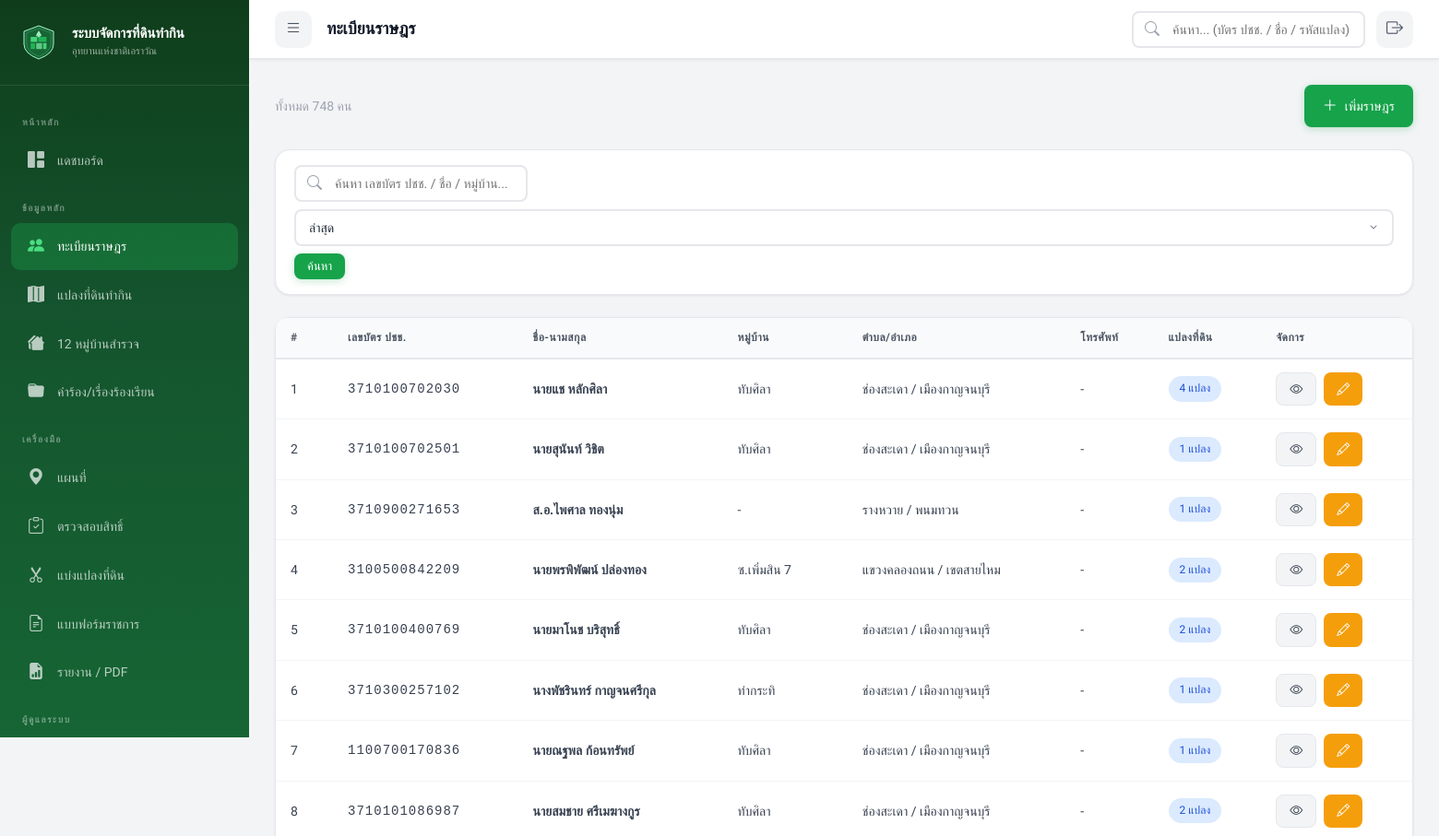
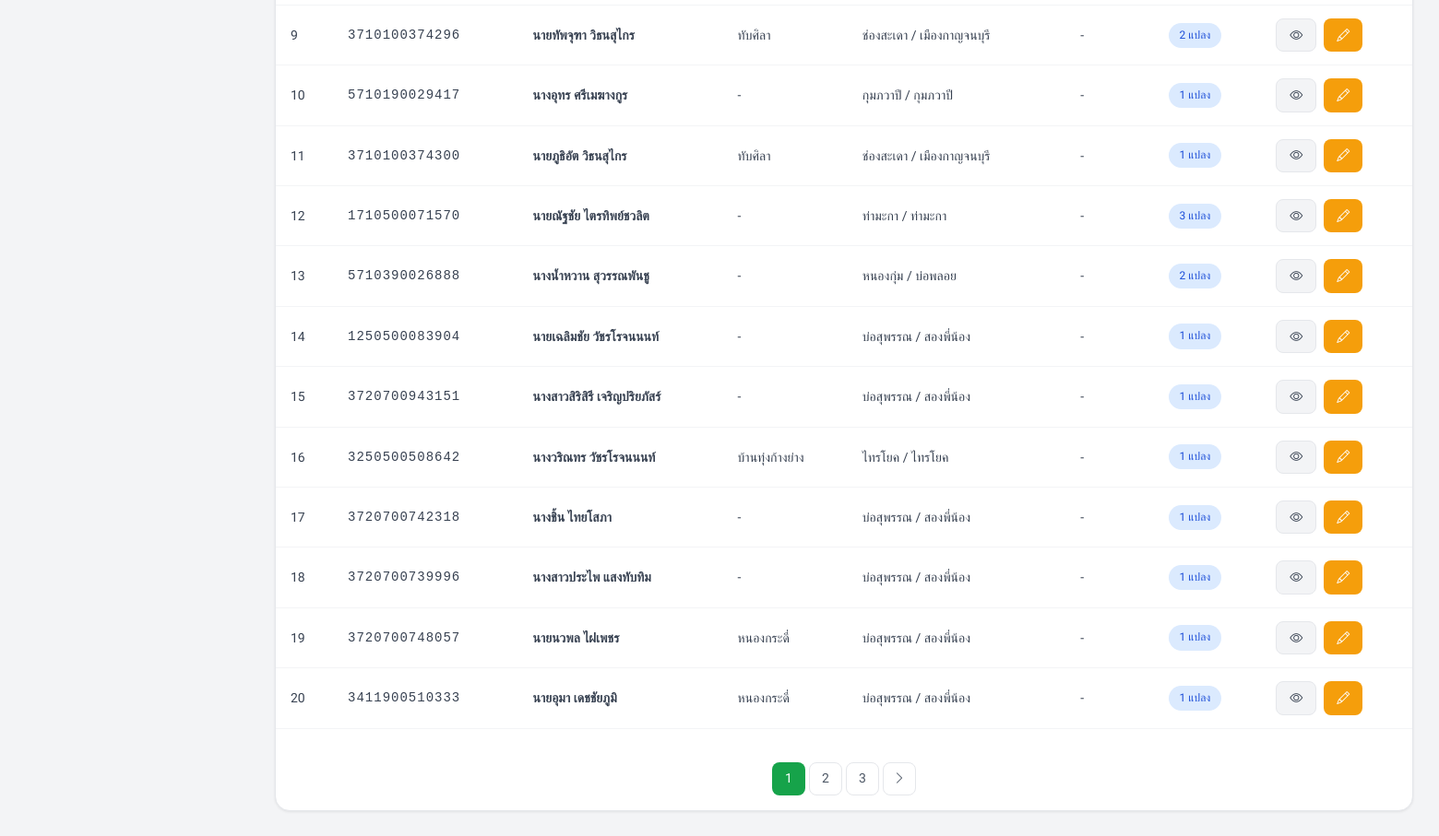
/index.php?page=villagers (signed in), run on an earlier commit of the app's database (2 pictures, top to bottom).
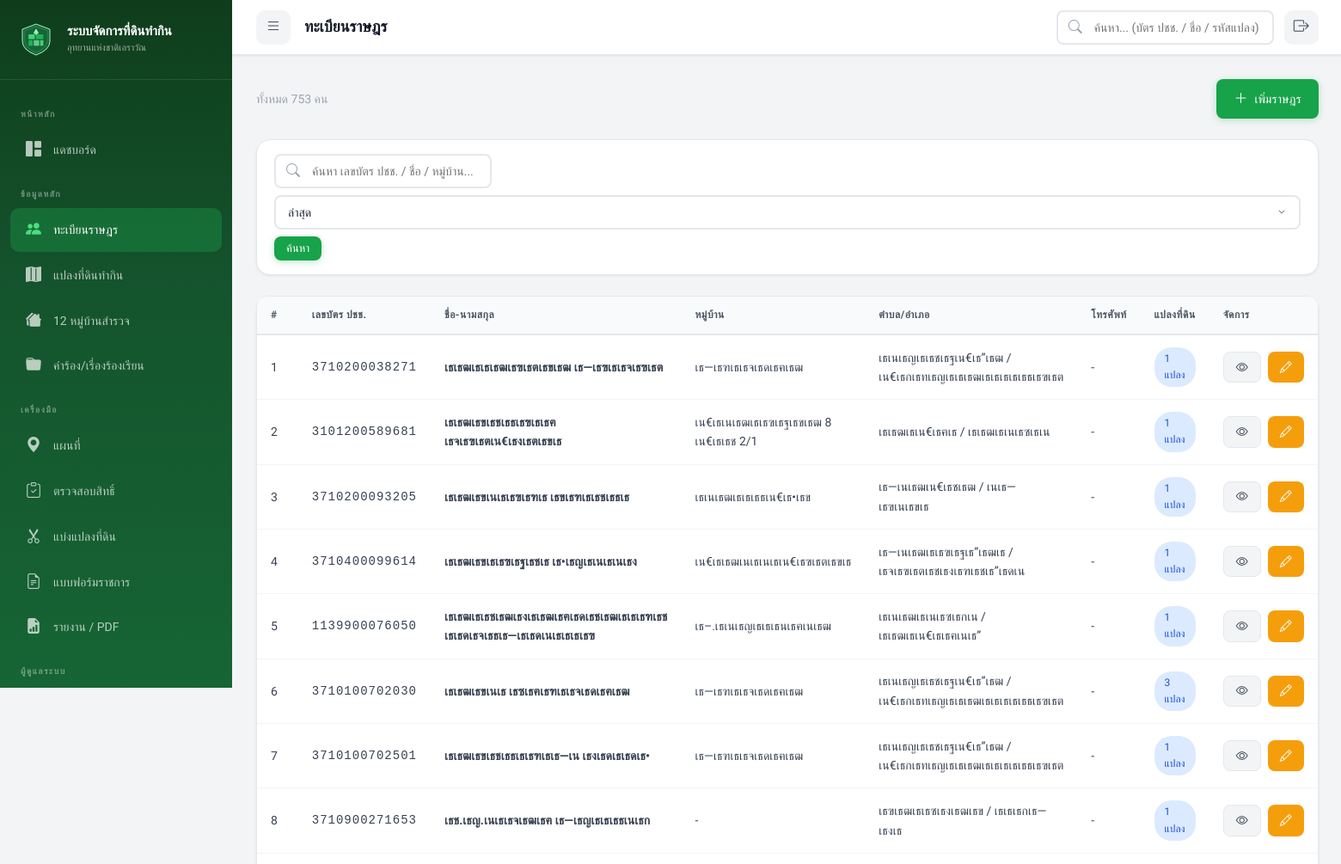
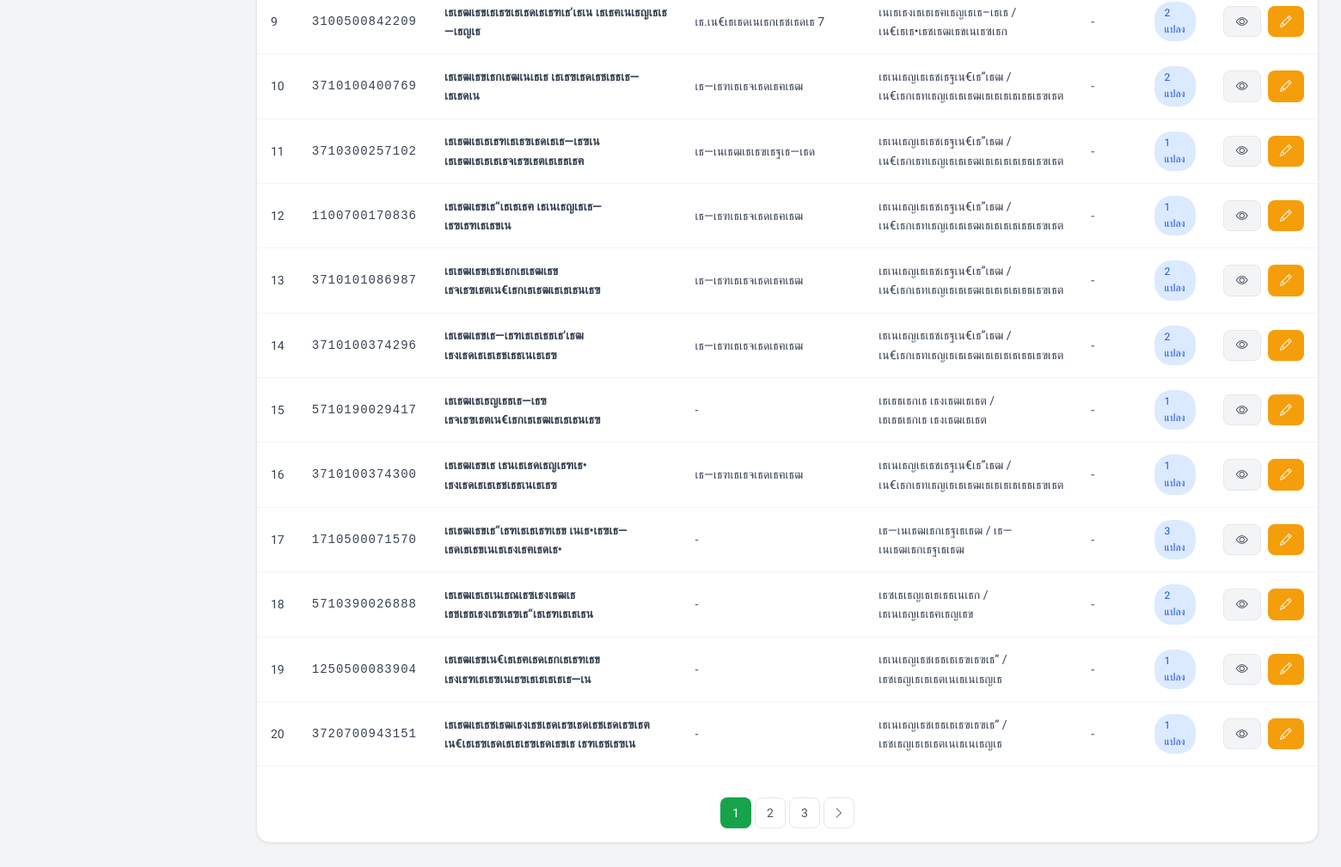
And on a later commit of the database (2 pictures, top to bottom).
### tables this page shows
CREATE TABLE `villagers` (
  `villager_id` int(11) NOT NULL AUTO_INCREMENT,
  `id_card_number` varchar(13) NOT NULL,
  `prefix` varchar(20) DEFAULT NULL,
  `first_name` varchar(100) NOT NULL,
  `last_name` varchar(100) NOT NULL,
  `birth_date` date DEFAULT NULL,
  `phone` varchar(15) DEFAULT NULL,
  `address` text DEFAULT NULL,
  `village_no` varchar(10) DEFAULT NULL,
  `village_name` varchar(100) DEFAULT NULL,
  `sub_district` varchar(100) DEFAULT NULL,
  `district` varchar(100) DEFAULT NULL,
  `province` varchar(100) DEFAULT NULL,
  `photo_path` varchar(500) DEFAULT NULL,
  `notes` text DEFAULT NULL,
  `qualification_status` enum('pending','passed','failed') DEFAULT 'pending',
  `qual_thai_nationality` tinyint(1) DEFAULT 1,
  `qual_continuous_residence` tinyint(1) DEFAULT 1,
  `qual_no_other_land` tinyint(1) DEFAULT 1,
  `qual_no_court_order` tinyint(1) DEFAULT 1,
  `qual_no_forest_crime` tinyint(1) DEFAULT 1,
  `qual_no_revoked_rights` tinyint(1) DEFAULT 1,
  `qualification_date` date DEFAULT NULL,
  `qualification_notes` text DEFAULT NULL,
  `created_by` int(11) DEFAULT NULL,
  `created_at` datetime DEFAULT current_timestamp(),
  `updated_at` datetime DEFAULT current_timestamp() ON UPDATE current_timestamp(),
  `verification_status` enum('pending','verified') DEFAULT 'pending',
  `verified_at` datetime DEFAULT NULL,
  `verified_by` int(11) DEFAULT NULL,
  PRIMARY KEY (`villager_id`),
  UNIQUE KEY `id_card_number` (`id_card_number`),
  KEY `created_by` (`created_by`),
  KEY `idx_id_card` (`id_card_number`),
  KEY `idx_name` (`first_name`,`last_name`),
  KEY `idx_village` (`village_name`),
  CONSTRAINT `villagers_ibfk_1` FOREIGN KEY (`created_by`) REFERENCES `users` (`user_id`) ON DELETE SET NULL
);

### models/Villager.php (called while the page is built, shortened)
<?php
class Villager
{
    public static function getAll(string $search = '', string $sortBy = 'recent', int $limit = 20, int $offset = 0): array
    {
        $db = getDB();
        $where = '';
        $params = [];
        $orderBy = match ($sortBy) {
            'name_asc' => 'v.first_name ASC, v.last_name ASC',
            'plots_desc' => '(SELECT COUNT(*) FROM land_plots lp WHERE lp.villager_id = v.villager_id) DESC',
            'area_desc' => '(SELECT COALESCE(SUM(area_rai + area_ngan/4 + area_sqwa/400), 0) FROM land_plots lp WHERE lp.villager_id = v.villager_id) DESC',
            default => 'v.created_at DESC'
        };
        $stmt = $db->prepare("SELECT v.*,
                              (SELECT COUNT(*) FROM land_plots lp WHERE lp.villager_id = v.villager_id) as plot_count,
                              (SELECT COALESCE(SUM(area_rai + area_ngan/4 + area_sqwa/400), 0) FROM land_plots lp WHERE lp.villager_id = v.villager_id) as total_area_rai
                              FROM villagers v $where ORDER BY $orderBy LIMIT $limit OFFSET $offset");
        $stmt->execute($params);
        return $stmt->fetchAll();
    }
}

### views/villagers/list.php (the view, shortened to what the changed rows need)
<?php
require_once __DIR__ . '/../../models/Villager.php';
$search = trim($_GET['search'] ?? '');
$page_num = max(1, (int) ($_GET['p'] ?? 1));
$offset = ($page_num - 1) * ITEMS_PER_PAGE;
$where = '';
$params = [];
$countStmt = $db->prepare("SELECT COUNT(*) FROM villagers v $where");
$countStmt->execute($params);
$totalItems = $countStmt->fetchColumn();
$totalPages = max(1, ceil($totalItems / ITEMS_PER_PAGE));
$sortBy = $_GET['sort'] ?? 'recent';
$villagers = Villager::getAll($search, $sortBy, ITEMS_PER_PAGE, $offset);
?>
<div class="d-flex justify-between align-center mb-3">
    <div>
        <p class="text-muted">ทั้งหมด
            <?= number_format($totalItems) ?> คน
        </p>
    </div>
    <div class="d-flex gap-1">
        <?php if ($_SESSION['role'] !== ROLE_VIEWER): ?>
            <a href="index.php?page=villagers&action=create" class="btn btn-primary">
                <i class="bi bi-plus-lg"></i> เพิ่มราษฎร
            </a>
        <?php endif; ?>
    </div>
</div>
<div class="card mb-3">
    <div class="card-body" style="padding: 16px 20px;">
        <form method="GET" class="d-flex gap-1 align-center flex-wrap wrap-mobile">
            <div class="search-bar">
                <i class="bi bi-search"></i>
                <input type="text" name="search" value="<?= htmlspecialchars($search) ?>"
                    placeholder="ค้นหา เลขบัตร ปชช. / ชื่อ / หมู่บ้าน...">
            </div>
            <select name="sort" class="form-control" onchange="this.form.submit()">
                <option value="recent" <?= $sortBy == 'recent' ? 'selected' : '' ?>>ล่าสุด</option>
            </select>
            <button type="submit" class="btn btn-primary btn-sm">ค้นหา</button>
        </form>
    </div>
</div>
<div class="card">
    <div class="card-body" style="padding:0;">
        <?php if (empty($villagers)): ?>
            <div class="empty-state">
                <i class="bi bi-people"></i>
                <h4>ไม่พบข้อมูลราษฎร</h4>
                <p>
                    <?= $search ? 'ลองค้นหาด้วยคำอื่น' : 'เริ่มต้นโดยเพิ่มข้อมูลราษฎรคนแรก' ?>
                </p>
            </div>
        <?php else: ?>
            <div class="table-container">
                <table>
                    <thead>
                        <tr>
                            <th>#</th>
                            <th>เลขบัตร ปชช.</th>
                            <th>ชื่อ-นามสกุล</th>
                            <th>หมู่บ้าน</th>
                            <th>ตำบล/อำเภอ</th>
                            <th>โทรศัพท์</th>
                            <th>แปลงที่ดิน</th>
                            <th>จัดการ</th>
                        </tr>
                    </thead>
                    <tbody>
                        <?php foreach ($villagers as $i => $v): ?>
                            <tr>
                                <td>
                                    <?= $offset + $i + 1 ?>
                                </td>
                                <td style="font-family:monospace; letter-spacing:1px;">
                                    <?= htmlspecialchars($v['id_card_number']) ?>
                                </td>
                                <td>
                                    <strong>
                                        <?= htmlspecialchars(($v['prefix'] ?? '') . $v['first_name'] . ' ' . $v['last_name']) ?>
                                    </strong>
                                </td>
                                <td>
                                    <?= htmlspecialchars($v['village_name'] ?? '-') ?>
                                </td>
                                <td>
                                    <?= htmlspecialchars(($v['sub_district'] ?? '') . ' / ' . ($v['district'] ?? '')) ?>
                                </td>
                                <td>
                                    <?= htmlspecialchars($v['phone'] ?? '-') ?>
                                </td>
                                <td>
                                    <span class="badge badge-info">
                                        <?= $v['plot_count'] ?> แปลง
                                    </span>
                                </td>
                                <td>
                                    <div class="d-flex gap-1">
                                        <a href="index.php?page=villagers&action=view&id=<?= $v['villager_id'] ?>"
                                            class="btn btn-secondary btn-sm" title="ดู">
                                            <i class="bi bi-eye"></i>
                                        </a>
                                        <?php if ($_SESSION['role'] !== ROLE_VIEWER): ?>
                                            <a href="index.php?page=villagers&action=edit&id=<?= $v['villager_id'] ?>"
                                                class="btn btn-warning btn-sm" title="แก้ไข">
                                                <i class="bi bi-pencil"></i>
                                            </a>
                                        <?php endif; ?>
                                    </div>
                                </td>
                            </tr>
                        <?php endforeach; ?>
                    </tbody>
                </table>
            </div>
            <?php if ($totalPages > 1): ?>
                <div class="card-footer">
                    <div class="pagination">
                        <?php for ($p = max(1, $page_num - 2); $p <= min($totalPages, $page_num + 2); $p++): ?>
                            <?php if ($p == $page_num): ?>
                                <span class="active">
                                    <?= $p ?>
                                </span>
                            <?php else: ?>
                                <a href="index.php?page=villagers&p=<?= $p ?>&search=<?= urlencode($search) ?>&sort=<?= urlencode($sortBy) ?>">
                                    <?= $p ?>
                                </a>
                            <?php endif; ?>
                        <?php endfor; ?>
                        <?php if ($page_num < $totalPages): ?>
                            <a href="index.php?page=villagers&p=<?= $page_num + 1 ?>&search=<?= urlencode($search) ?>&sort=<?= urlencode($sortBy) ?>">
                                <i class="bi bi-chevron-right"></i>
                            </a>
                        <?php endif; ?>
                    </div>
                </div>
            <?php endif; ?>
        <?php endif; ?>
    </div>
</div>

What changed in the data, as far as the page shows it:
no longer on this page (row edited): villagers: i "16", id_card_number "3250500508642", prefix+first_name+last_name "นางวริณทร วัชรโรจนนนท์", village_name "บ้านทุ่งก้างย่าง", sub_district+district "ไทรโยค / ไทรโยค", phone "-", plot_count "1"
no longer on this page (row edited): villagers: i "17", id_card_number "3720700742318", prefix+first_name+last_name "นางชิ้น ไทยโสภา", village_name "-", sub_district+district "บ่อสุพรรณ / สองพี่น้อง", phone "-", plot_count "1"
no longer on this page (row edited): villagers: i "18", id_card_number "3720700739996", prefix+first_name+last_name "นางสาวประไพ แสงทับทิม", village_name "-", sub_district+district "บ่อสุพรรณ / สองพี่น้อง", phone "-", plot_count "1"
no longer on this page (row edited): villagers: i "19", id_card_number "3720700748057", prefix+first_name+last_name "นายนวพล ไฝเพชร", village_name "หนองกระดี่", sub_district+district "บ่อสุพรรณ / สองพี่น้อง", phone "-", plot_count "1"
no longer on this page (row edited): villagers: i "20", id_card_number "3411900510333", prefix+first_name+last_name "นายอุมา เดชชัยภูมิ", village_name "หนองกระดี่", sub_district+district "บ่อสุพรรณ / สองพี่น้อง", phone "-", plot_count "1"
added villagers: i "1", id_card_number "3710200038271", prefix+first_name+last_name "เธเธฒเธเธเธฒเธฃเธตเธขเธฒ เธ—เธฃเธเธจเธฃเธต", village_name "เธ—เธฑเธเธจเธดเธฅเธฒ", sub_district+district "เธเนเธญเธเธชเธฐเน€เธ”เธฒ / เน€เธกเธทเธญเธเธเธฒเธเธเธเธเธธเธฃเธต", phone "-", plot_count "1"
added villagers: i "2", id_card_number "3101200589681", prefix+first_name+last_name "เธเธฒเธขเธชเธธเธฃเธเธฅ เธจเธฃเธตเน€เธงเธตเธขเธ", village_name "เน€เธเนเธฒเธเธฃเธฐเธขเธฒ 8 เน€เธเธช 2/1", sub_district+district "เธเธฒเธเน€เธฅเธ / เธเธฒเธเนเธซเธเน", phone "-", plot_count "1"
added villagers: i "3", id_card_number "3710200093205", prefix+first_name+last_name "เธเธฒเธขเนเธเธฃเธฑเธ เธขเธฑเธเธชเธธเธ", village_name "เธเนเธฒเธเธเธธเน€เธ•เธข", sub_district+district "เธ—เนเธฒเน€เธชเธฒ / เนเธ—เธฃเนเธขเธ", phone "-", plot_count "1"
added villagers: i "4", id_card_number "3710400099614", prefix+first_name+last_name "เธเธฒเธขเธเธฃเธฐเธชเธ เธ•เธญเธเนเธเนเธง", village_name "เน€เธเธฒเนเธเนเธเน€เธฃเธตเธขเธ", sub_district+district "เธ—เนเธฒเธเธฃเธฐเธ”เธฒเธ / เธจเธฃเธตเธชเธงเธฑเธชเธ”เธดเน", phone "-", plot_count "1"
added villagers: i "5", id_card_number "1139900076050", prefix+first_name+last_name "เธเธฒเธเธชเธฒเธงเธเธฒเธฅเธดเธชเธฒเธเธเธฑเธช เธเธดเธจเธธเธ—เธเธดเนเธเธเธเธฃ", village_name "เธ–.เธเนเธญเธเธเธนเธฅเนเธฒ", sub_district+district "เธเนเธฒเธเนเธซเธกเน / เธเธฒเธเน€เธเธฅเนเธ”", phone "-", plot_count "1"
changed villagers: i "1" → "6"; prefix+first_name+last_name "นายแช หลักศิลา" → "เธเธฒเธขเนเธ เธซเธฅเธฑเธเธจเธดเธฅเธฒ"; village_name "ทับศิลา" → "เธ—เธฑเธเธจเธดเธฅเธฒ"; sub_district+district "ช่องสะเดา / เมืองกาญจนบุรี" → "เธเนเธญเธเธชเธฐเน€เธ”เธฒ / เน€เธกเธทเธญเธเธเธฒเธเธเธเธเธธเธฃเธต"; plot_count "4" → "3"
changed villagers: i "2" → "7"; prefix+first_name+last_name "นายสุนันท์ วิชิต" → "เธเธฒเธขเธชเธธเธเธฑเธเธ—เน เธงเธดเธเธดเธ•"; village_name "ทับศิลา" → "เธ—เธฑเธเธจเธดเธฅเธฒ"; sub_district+district "ช่องสะเดา / เมืองกาญจนบุรี" → "เธเนเธญเธเธชเธฐเน€เธ”เธฒ / เน€เธกเธทเธญเธเธเธฒเธเธเธเธเธธเธฃเธต"
changed villagers: i "3" → "8"; prefix+first_name+last_name "ส.อ.ไพศาล ทองนุ่ม" → "เธช.เธญ.เนเธเธจเธฒเธฅ เธ—เธญเธเธเธธเนเธก"; sub_district+district "รางหวาย / พนมทวน" → "เธฃเธฒเธเธซเธงเธฒเธข / เธเธเธกเธ—เธงเธ"
changed villagers: i "4" → "9"; prefix+first_name+last_name "นายพรพิพัฒน์ ปล่องทอง" → "เธเธฒเธขเธเธฃเธเธดเธเธฑเธ’เธเน เธเธฅเนเธญเธเธ—เธญเธ"; village_name "ซ.เพิ่มสิน 7" → "เธ.เน€เธเธดเนเธกเธชเธดเธ 7"; sub_district+district "แขวงคลองถนน / เขตสายไหม" → "เนเธเธงเธเธเธฅเธญเธเธ–เธเธ / เน€เธเธ•เธชเธฒเธขเนเธซเธก"
changed villagers: i "5" → "10"; prefix+first_name+last_name "นายมาโนช บริสุทธิ์" → "เธเธฒเธขเธกเธฒเนเธเธ เธเธฃเธดเธชเธธเธ—เธเธดเน"; village_name "ทับศิลา" → "เธ—เธฑเธเธจเธดเธฅเธฒ"; sub_district+district "ช่องสะเดา / เมืองกาญจนบุรี" → "เธเนเธญเธเธชเธฐเน€เธ”เธฒ / เน€เธกเธทเธญเธเธเธฒเธเธเธเธเธธเธฃเธต"
changed villagers: i "6" → "11"; prefix+first_name+last_name "นางพัชรินทร์ กาญจนศรีกุล" → "เธเธฒเธเธเธฑเธเธฃเธดเธเธ—เธฃเน เธเธฒเธเธเธเธจเธฃเธตเธเธธเธฅ"; village_name "ท่ากระทิ" → "เธ—เนเธฒเธเธฃเธฐเธ—เธด"; sub_district+district "ช่องสะเดา / เมืองกาญจนบุรี" → "เธเนเธญเธเธชเธฐเน€เธ”เธฒ / เน€เธกเธทเธญเธเธเธฒเธเธเธเธเธธเธฃเธต"
changed villagers: i "7" → "12"; prefix+first_name+last_name "นายณฐพล ก้อนทรัพย์" → "เธเธฒเธขเธ“เธเธเธฅ เธเนเธญเธเธ—เธฃเธฑเธเธขเน"; village_name "ทับศิลา" → "เธ—เธฑเธเธจเธดเธฅเธฒ"; sub_district+district "ช่องสะเดา / เมืองกาญจนบุรี" → "เธเนเธญเธเธชเธฐเน€เธ”เธฒ / เน€เธกเธทเธญเธเธเธฒเธเธเธเธเธธเธฃเธต"
changed villagers: i "8" → "13"; prefix+first_name+last_name "นายสมชาย ศรีเมฆางกูร" → "เธเธฒเธขเธชเธกเธเธฒเธข เธจเธฃเธตเน€เธกเธเธฒเธเธเธนเธฃ"; village_name "ทับศิลา" → "เธ—เธฑเธเธจเธดเธฅเธฒ"; sub_district+district "ช่องสะเดา / เมืองกาญจนบุรี" → "เธเนเธญเธเธชเธฐเน€เธ”เธฒ / เน€เธกเธทเธญเธเธเธฒเธเธเธเธเธธเธฃเธต"
changed villagers: i "9" → "14"; prefix+first_name+last_name "นายทัพจุฑา วิธนสุไกร" → "เธเธฒเธขเธ—เธฑเธเธเธธเธ‘เธฒ เธงเธดเธเธเธชเธธเนเธเธฃ"; village_name "ทับศิลา" → "เธ—เธฑเธเธจเธดเธฅเธฒ"; sub_district+district "ช่องสะเดา / เมืองกาญจนบุรี" → "เธเนเธญเธเธชเธฐเน€เธ”เธฒ / เน€เธกเธทเธญเธเธเธฒเธเธเธเธเธธเธฃเธต"
changed villagers: i "10" → "15"; prefix+first_name+last_name "นางอุทร ศรีเมฆางกูร" → "เธเธฒเธเธญเธธเธ—เธฃ เธจเธฃเธตเน€เธกเธเธฒเธเธเธนเธฃ"; sub_district+district "กุมภวาปี / กุมภวาปี" → "เธเธธเธกเธ เธงเธฒเธเธต / เธเธธเธกเธ เธงเธฒเธเธต"
changed villagers: i "11" → "16"; prefix+first_name+last_name "นายภูธิอัต วิธนสุไกร" → "เธเธฒเธขเธ เธนเธเธดเธญเธฑเธ• เธงเธดเธเธเธชเธธเนเธเธฃ"; village_name "ทับศิลา" → "เธ—เธฑเธเธจเธดเธฅเธฒ"; sub_district+district "ช่องสะเดา / เมืองกาญจนบุรี" → "เธเนเธญเธเธชเธฐเน€เธ”เธฒ / เน€เธกเธทเธญเธเธเธฒเธเธเธเธเธธเธฃเธต"
changed villagers: i "12" → "17"; prefix+first_name+last_name "นายณัฐชัย ไตรทิพย์ชวลิต" → "เธเธฒเธขเธ“เธฑเธเธเธฑเธข เนเธ•เธฃเธ—เธดเธเธขเนเธเธงเธฅเธดเธ•"; sub_district+district "ท่ามะกา / ท่ามะกา" → "เธ—เนเธฒเธกเธฐเธเธฒ / เธ—เนเธฒเธกเธฐเธเธฒ"
changed villagers: i "13" → "18"; prefix+first_name+last_name "นางน้ำหวาน สุวรรณพันชู" → "เธเธฒเธเธเนเธณเธซเธงเธฒเธ เธชเธธเธงเธฃเธฃเธ“เธเธฑเธเธเธน"; sub_district+district "หนองกุ่ม / บ่อพลอย" → "เธซเธเธญเธเธเธธเนเธก / เธเนเธญเธเธฅเธญเธข"
changed villagers: i "14" → "19"; prefix+first_name+last_name "นายเฉลิมชัย วัชรโรจนนนท์" → "เธเธฒเธขเน€เธเธฅเธดเธกเธเธฑเธข เธงเธฑเธเธฃเนเธฃเธเธเธเธเธ—เน"; sub_district+district "บ่อสุพรรณ / สองพี่น้อง" → "เธเนเธญเธชเธธเธเธฃเธฃเธ“ / เธชเธญเธเธเธตเนเธเนเธญเธ"
changed villagers: i "15" → "20"; prefix+first_name+last_name "นางสาวสิริสิรี เจริญปริยภัสร์" → "เธเธฒเธเธชเธฒเธงเธชเธดเธฃเธดเธชเธดเธฃเธต เน€เธเธฃเธดเธเธเธฃเธดเธขเธ เธฑเธชเธฃเน"; sub_district+district "บ่อสุพรรณ / สองพี่น้อง" → "เธเนเธญเธชเธธเธเธฃเธฃเธ“ / เธชเธญเธเธเธตเนเธเนเธญเธ"
Also different on the page:
$totalItems: "748" → "753"
